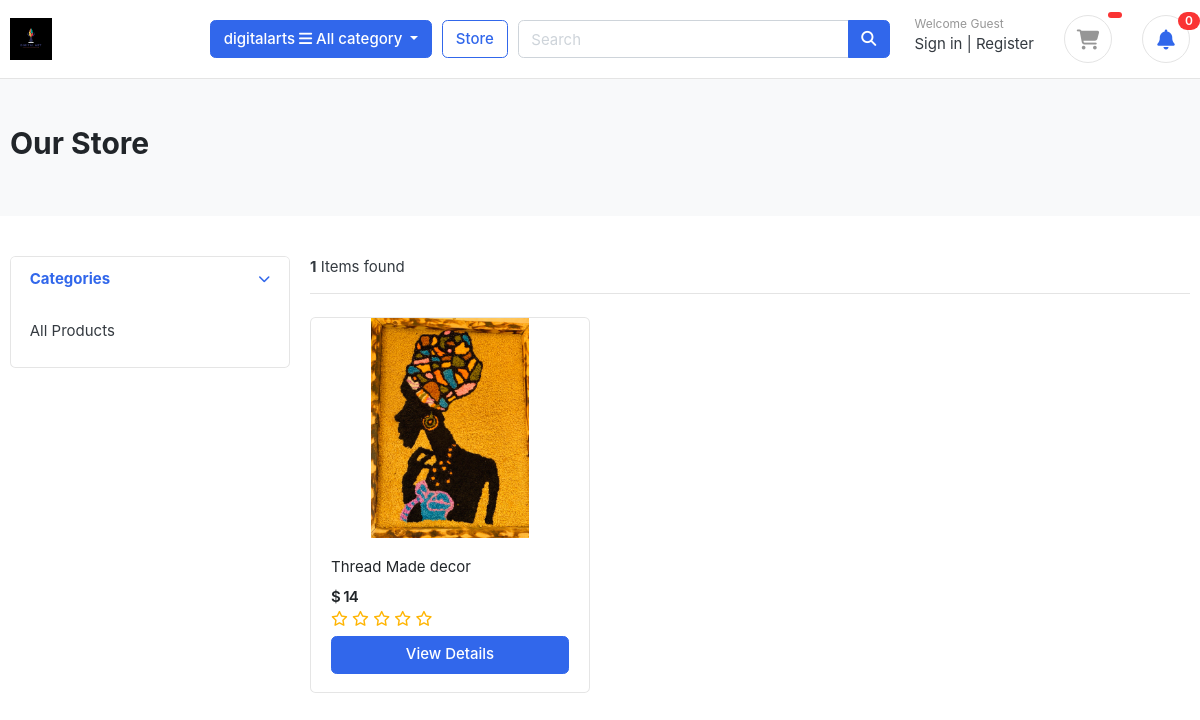
The page /store/ on the database as committed earlier.
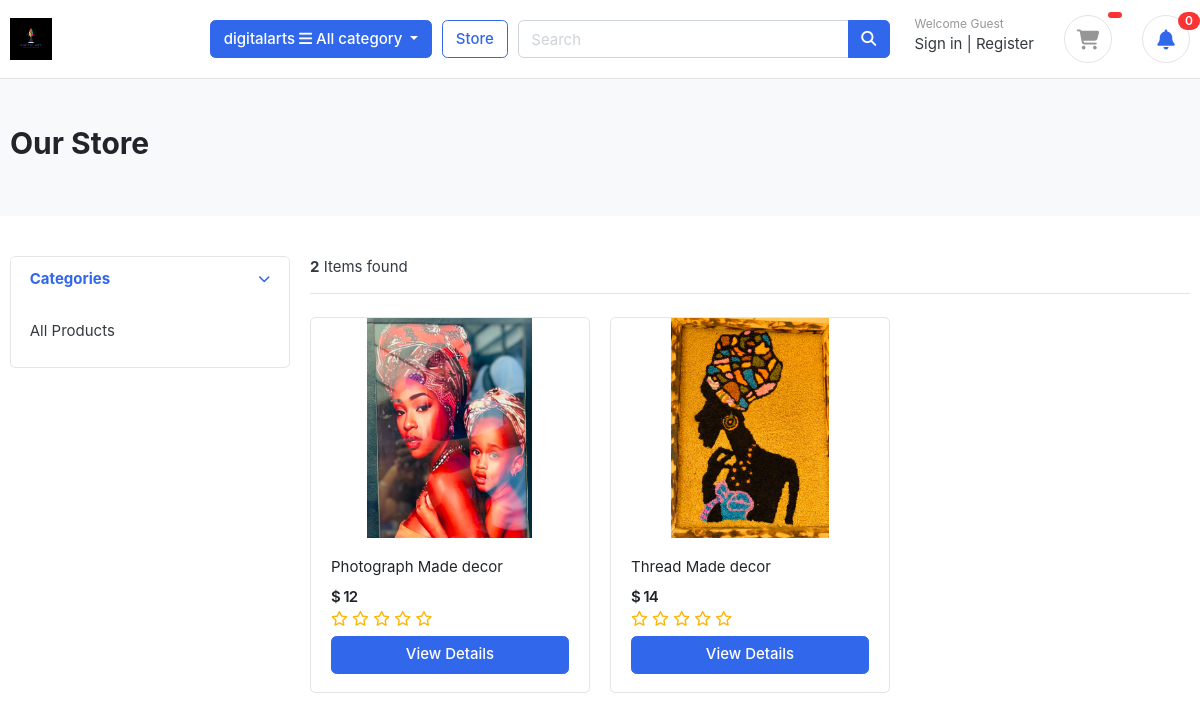
The same page on the database as committed later.
### store/models.py (models this page shows, shortened)
class Product(models.Model):
    product_name = models.CharField(max_length=100, unique=True)
    slug = models.SlugField(max_length=100, unique=True)
    product_description = models.TextField(max_length=500, blank=True)
    price = models.IntegerField()
    image = models.ImageField(upload_to='photos/products')
    stock = models.IntegerField()
    is_available = models.BooleanField(default=True)
    category = models.ForeignKey(Category, on_delete=models.CASCADE)
    created_date = models.DateTimeField(auto_now_add=True)
    modified_date = models.DateTimeField(auto_now=True)
    def get_url(self):
        return reverse('product_detail', args=[self.category.slug, self.slug])
    def averageReview(self):
        reviews = ReviewRating.objects.filter(product=self, status=True)
        average = reviews.aggregate(average=models.Avg('rating'))
        avg = 0
        if average['average'] is not None:
            avg = float(average['average'])
        return avg

### store/views.py (the view)
# urls.py: path('store/', include('store.urls')), # new
def store(request, category_slug=None):
    categories = None
    products = None
    if category_slug != None:
        categories = get_object_or_404(Category, slug=category_slug)
        products = Product.objects.filter(category=categories, is_available=True).order_by('-created_date')
        paginator = Paginator(products, 6)
        page = request.GET.get('page')
        paged_products = paginator.get_page(page)
        product_count = products.count()
    else:
        products = Product.objects.all().filter(is_available=True).order_by('-created_date')
        paginator = Paginator(products, 6)
        page = request.GET.get('page')
        paged_products = paginator.get_page(page)
        product_count = products.count()
    context = {
        'products': paged_products,
        'product_count': product_count,
    }
    return render(request, 'store/store.html', context)

### templates/store/store.html (shortened to what this page needs)
{% extends 'base.html' %} {% load static %} {% block title %}Store{% endblock %}
{% block content %}
<section class="section-pagetop bg">
  <div class="container">
    {% if 'search' in request.path %}
    <h2 class="title-page">Search Results</h2>
    {% else %}
    <h2 class="title-page">Our Store</h2>
    {% endif %}
  </div>
</section>
<section class="section-content padding-y">
  <div class="container">
    <div class="row">
      <aside class="col-md-3">
        <div class="card">
          <article class="filter-group">
            <header class="card-header">
              <a
                href="#"
                data-toggle="collapse"
                data-target="#collapse_1"
                aria-expanded="true"
                class=""
              >
                <i class="icon-control fa fa-chevron-down"></i>
                <h6 class="title">Categories</h6>
              </a>
            </header>
            <div class="filter-content collapse show" id="collapse_1" style="">
              <div class="card-body">
                <ul class="list-menu">
                  <li><a href="{% url 'store' %}"> All Products </a></li>
                </ul>
              </div>
            </div>
          </article>
        </div>
      </aside>
      <main class="col-md-9">
        <header class="border-bottom mb-4 pb-3">
          <div class="form-inline">
            <span class="mr-md-auto"
              ><b>{{product_count}}</b> Items found
            </span>
          </div>
        </header>
        <div class="row">
          {% if products %}
          {% for product in products %}
          <div class="col-md-4">
            <figure class="card card-product-grid">
              <div class="img-wrap">
                <a href="{{product.get_url}}">
                  <img src="{{product.image.url}}" />
                </a>
              </div>
              <figcaption class="info-wrap">
                <div class="fix-height">
                  <a href="{{product.get_url}}" class="title">
                    {{product.product_name}}
                  </a>
                  <div class="price-wrap mt-2">
                    <span class="price"> $ {{product.price}} </span>
                  </div>
                  <div class="rating-star">
                    <span>
                      <i class="fa fa-star{% if product.averageReview < 0.5 %}-o{% elif product.averageReview >= 0.5 and product.averageReview < 1 %}-half-o{% endif %}" aria-hidden="true"></i>
                      <i class="fa fa-star{% if product.averageReview < 1.5 %}-o{% elif product.averageReview >= 1.5 and product.averageReview < 2 %}-half-o{% endif %}" aria-hidden="true"></i>
                      <i class="fa fa-star{% if product.averageReview < 2.5 %}-o{% elif product.averageReview >= 2.5 and product.averageReview < 3 %}-half-o{% endif %}" aria-hidden="true"></i>
                      <i class="fa fa-star{% if product.averageReview < 3.5 %}-o{% elif product.averageReview >= 3.5 and product.averageReview < 4 %}-half-o{% endif %}" aria-hidden="true"></i>
                      <i class="fa fa-star{% if product.averageReview < 4.5 %}-o{% elif product.averageReview >= 4.5 and product.averageReview < 5 %}-half-o{% endif %}" aria-hidden="true"></i>
                    </span>
                  </div>
                </div>
                <a href="{{product.get_url}}" class="btn btn-block btn-primary"
                  >View Details</a
                >
              </figcaption>
            </figure>
          </div>
          {% endfor %}
          {% else %}
          <div class="col-md-12">
            <h3>No Products Found</h3>
          </div>
          {% endif %}
        </div>
      </main>
    </div>
  </div>
</section>
{% endblock %}

Rows that differ between the two databases and show on the page:
added Product: image (picture), product_name "Photograph Made decor", price "12"
Other text that changed with them:
{{ product_count }}: "1" → "2"
